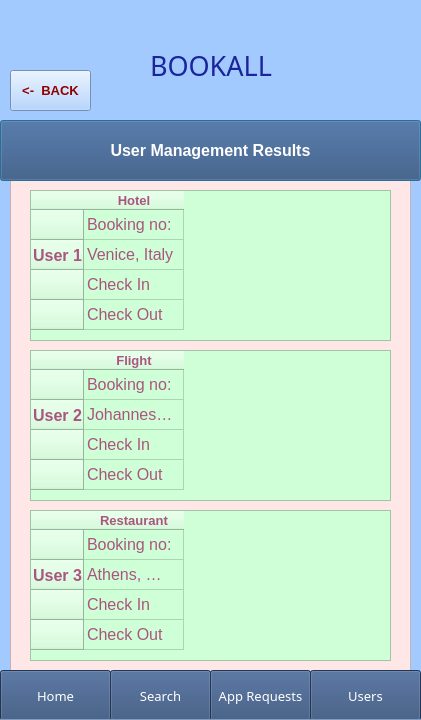
<?xml version="1.0" encoding="UTF-8"?>
<ui version="4.0">
 <class>Dialog</class>
 <widget class="QDialog" name="Dialog">
  <property name="geometry">
   <rect>
    <x>0</x>
    <y>0</y>
    <width>421</width>
    <height>720</height>
   </rect>
  </property>
  <property name="windowTitle">
   <string>Dialog</string>
  </property>
  <widget class="QScrollArea" name="scrollArea">
   <property name="geometry">
    <rect>
     <x>-1</x>
     <y>-1</y>
     <width>431</width>
     <height>721</height>
    </rect>
   </property>
   <property name="styleSheet">
    <string notr="true">background-color: rgb(162, 202, 255);
color: rgb(27, 36, 156);</string>
   </property>
   <property name="widgetResizable">
    <bool>true</bool>
   </property>
   <widget class="QWidget" name="scrollAreaWidgetContents">
    <property name="geometry">
     <rect>
      <x>0</x>
      <y>0</y>
      <width>429</width>
      <height>719</height>
     </rect>
    </property>
    <widget class="QListWidget" name="listWidget">
     <property name="geometry">
      <rect>
       <x>10</x>
       <y>140</y>
       <width>401</width>
       <height>571</height>
      </rect>
     </property>
     <property name="styleSheet">
      <string notr="true">background-color: rgb(255, 231, 231);</string>
     </property>
    </widget>
    <widget class="QLabel" name="BOOKALL_3">
     <property name="geometry">
      <rect>
       <x>150</x>
       <y>40</y>
       <width>171</width>
       <height>51</height>
      </rect>
     </property>
     <property name="font">
      <font>
       <family>Forte</family>
       <pointsize>20</pointsize>
       <weight>50</weight>
       <bold>false</bold>
      </font>
     </property>
     <property name="styleSheet">
      <string notr="true">background-color: rgb(162, 202, 255);
color: rgb(27, 36, 156);

</string>
     </property>
     <property name="text">
      <string>BOOKALL</string>
     </property>
    </widget>
    <widget class="QPushButton" name="Ptiseis_4">
     <property name="geometry">
      <rect>
       <x>0</x>
       <y>120</y>
       <width>421</width>
       <height>61</height>
      </rect>
     </property>
     <property name="font">
      <font>
       <pointsize>12</pointsize>
       <weight>75</weight>
       <bold>true</bold>
      </font>
     </property>
     <property name="styleSheet">
      <string notr="true">background-color: rgb(0, 170, 255);
background-color: rgb(48, 76, 118);
color: rgb(255, 255, 255);</string>
     </property>
     <property name="text">
      <string>User Management Results</string>
     </property>
    </widget>
    <widget class="QPushButton" name="pushButton_3">
     <property name="geometry">
      <rect>
       <x>10</x>
       <y>70</y>
       <width>81</width>
       <height>41</height>
      </rect>
     </property>
     <property name="font">
      <font>
       <pointsize>10</pointsize>
       <weight>75</weight>
       <bold>true</bold>
      </font>
     </property>
     <property name="styleSheet">
      <string notr="true">color: rgb(144, 0, 0);</string>
     </property>
     <property name="text">
      <string>&lt;-  BACK</string>
     </property>
    </widget>
    <widget class="QPushButton" name="HomeScreenButton">
     <property name="geometry">
      <rect>
       <x>0</x>
       <y>670</y>
       <width>111</width>
       <height>51</height>
      </rect>
     </property>
     <property name="font">
      <font>
       <family>Arial Rounded MT Bold</family>
       <pointsize>10</pointsize>
       <weight>50</weight>
       <bold>false</bold>
      </font>
     </property>
     <property name="styleSheet">
      <string notr="true">background-color: rgb(0, 170, 255);
background-color: rgb(48, 76, 118);
color: rgb(255, 255, 255);</string>
     </property>
     <property name="text">
      <string>Home</string>
     </property>
     <property name="default">
      <bool>false</bool>
     </property>
     <property name="flat">
      <bool>false</bool>
     </property>
    </widget>
    <widget class="QPushButton" name="FavoritesButton">
     <property name="geometry">
      <rect>
       <x>210</x>
       <y>670</y>
       <width>101</width>
       <height>51</height>
      </rect>
     </property>
     <property name="font">
      <font>
       <family>Arial Rounded MT Bold</family>
       <pointsize>10</pointsize>
       <weight>50</weight>
       <bold>false</bold>
      </font>
     </property>
     <property name="styleSheet">
      <string notr="true">background-color: rgb(0, 170, 255);
background-color: rgb(48, 76, 118);
color: rgb(255, 255, 255);</string>
     </property>
     <property name="text">
      <string>App Requests</string>
     </property>
     <property name="default">
      <bool>false</bool>
     </property>
     <property name="flat">
      <bool>false</bool>
     </property>
    </widget>
    <widget class="QPushButton" name="SearchButton">
     <property name="geometry">
      <rect>
       <x>110</x>
       <y>670</y>
       <width>101</width>
       <height>51</height>
      </rect>
     </property>
     <property name="font">
      <font>
       <family>Arial Rounded MT Bold</family>
       <pointsize>10</pointsize>
       <weight>50</weight>
       <bold>false</bold>
      </font>
     </property>
     <property name="styleSheet">
      <string notr="true">background-color: rgb(0, 170, 255);
background-color: rgb(48, 76, 118);
color: rgb(255, 255, 255);</string>
     </property>
     <property name="text">
      <string>Search</string>
     </property>
     <property name="default">
      <bool>false</bool>
     </property>
     <property name="flat">
      <bool>false</bool>
     </property>
    </widget>
    <widget class="QPushButton" name="ProfileButton">
     <property name="geometry">
      <rect>
       <x>310</x>
       <y>670</y>
       <width>111</width>
       <height>51</height>
      </rect>
     </property>
     <property name="font">
      <font>
       <family>Arial Rounded MT Bold</family>
       <pointsize>10</pointsize>
       <weight>50</weight>
       <bold>false</bold>
      </font>
     </property>
     <property name="styleSheet">
      <string notr="true">background-color: rgb(0, 170, 255);
background-color: rgb(48, 76, 118);
color: rgb(255, 255, 255);</string>
     </property>
     <property name="text">
      <string>Users</string>
     </property>
     <property name="default">
      <bool>false</bool>
     </property>
     <property name="flat">
      <bool>false</bool>
     </property>
    </widget>
    <widget class="QTableWidget" name="tableWidget">
     <property name="geometry">
      <rect>
       <x>30</x>
       <y>190</y>
       <width>361</width>
       <height>151</height>
      </rect>
     </property>
     <property name="maximumSize">
      <size>
       <width>371</width>
       <height>471</height>
      </size>
     </property>
     <property name="font">
      <font>
       <pointsize>12</pointsize>
      </font>
     </property>
     <property name="styleSheet">
      <string notr="true">background-color: rgb(207, 255, 214);
color: rgb(170, 85, 127);</string>
     </property>
     <row>
      <property name="text">
       <string/>
      </property>
     </row>
     <row>
      <property name="text">
       <string>User 1</string>
      </property>
      <property name="font">
       <font>
        <pointsize>12</pointsize>
        <weight>75</weight>
        <bold>true</bold>
       </font>
      </property>
      <property name="textAlignment">
       <set>AlignCenter</set>
      </property>
     </row>
     <row>
      <property name="text">
       <string/>
      </property>
     </row>
     <row>
      <property name="text">
       <string/>
      </property>
     </row>
     <column>
      <property name="text">
       <string>Hotel</string>
      </property>
      <property name="font">
       <font>
        <pointsize>10</pointsize>
        <weight>75</weight>
        <bold>true</bold>
       </font>
      </property>
     </column>
     <item row="0" column="0">
      <property name="text">
       <string>Booking no:</string>
      </property>
     </item>
     <item row="1" column="0">
      <property name="text">
       <string>Venice, Italy</string>
      </property>
     </item>
     <item row="2" column="0">
      <property name="text">
       <string>Check In </string>
      </property>
     </item>
     <item row="3" column="0">
      <property name="text">
       <string>Check Out</string>
      </property>
     </item>
    </widget>
    <widget class="QTableWidget" name="tableWidget2">
     <property name="geometry">
      <rect>
       <x>30</x>
       <y>350</y>
       <width>361</width>
       <height>151</height>
      </rect>
     </property>
     <property name="maximumSize">
      <size>
       <width>371</width>
       <height>471</height>
      </size>
     </property>
     <property name="font">
      <font>
       <pointsize>12</pointsize>
      </font>
     </property>
     <property name="styleSheet">
      <string notr="true">background-color: rgb(207, 255, 214);
color: rgb(170, 85, 127);</string>
     </property>
     <row>
      <property name="text">
       <string/>
      </property>
     </row>
     <row>
      <property name="text">
       <string>User 2</string>
      </property>
      <property name="font">
       <font>
        <pointsize>12</pointsize>
        <weight>75</weight>
        <bold>true</bold>
       </font>
      </property>
      <property name="textAlignment">
       <set>AlignCenter</set>
      </property>
     </row>
     <row>
      <property name="text">
       <string/>
      </property>
     </row>
     <row>
      <property name="text">
       <string/>
      </property>
     </row>
     <column>
      <property name="text">
       <string>Flight</string>
      </property>
      <property name="font">
       <font>
        <pointsize>10</pointsize>
        <weight>75</weight>
        <bold>true</bold>
       </font>
      </property>
     </column>
     <item row="0" column="0">
      <property name="text">
       <string>Booking no:</string>
      </property>
     </item>
     <item row="1" column="0">
      <property name="text">
       <string>Johannesburg, South Africa</string>
      </property>
     </item>
     <item row="2" column="0">
      <property name="text">
       <string>Check In</string>
      </property>
     </item>
     <item row="3" column="0">
      <property name="text">
       <string>Check Out</string>
      </property>
     </item>
    </widget>
    <widget class="QTableWidget" name="tableWidget3">
     <property name="geometry">
      <rect>
       <x>30</x>
       <y>510</y>
       <width>361</width>
       <height>151</height>
      </rect>
     </property>
     <property name="maximumSize">
      <size>
       <width>371</width>
       <height>471</height>
      </size>
     </property>
     <property name="font">
      <font>
       <pointsize>12</pointsize>
      </font>
     </property>
     <property name="styleSheet">
      <string notr="true">background-color: rgb(207, 255, 214);
color: rgb(170, 85, 127);</string>
     </property>
     <row>
      <property name="text">
       <string/>
      </property>
     </row>
     <row>
      <property name="text">
       <string>User 3</string>
      </property>
      <property name="font">
       <font>
        <pointsize>12</pointsize>
        <weight>75</weight>
        <bold>true</bold>
       </font>
      </property>
      <property name="textAlignment">
       <set>AlignCenter</set>
      </property>
     </row>
     <row>
      <property name="text">
       <string/>
      </property>
     </row>
     <row>
      <property name="text">
       <string/>
      </property>
     </row>
     <column>
      <property name="text">
       <string>Restaurant</string>
      </property>
      <property name="font">
       <font>
        <pointsize>10</pointsize>
        <weight>75</weight>
        <bold>true</bold>
       </font>
      </property>
     </column>
     <item row="0" column="0">
      <property name="text">
       <string>Booking no:</string>
      </property>
     </item>
     <item row="1" column="0">
      <property name="text">
       <string>Athens, Greece</string>
      </property>
     </item>
     <item row="2" column="0">
      <property name="text">
       <string>Check In</string>
      </property>
     </item>
     <item row="3" column="0">
      <property name="text">
       <string>Check Out</string>
      </property>
     </item>
    </widget>
    <zorder>listWidget</zorder>
    <zorder>ProfileButton</zorder>
    <zorder>BOOKALL_3</zorder>
    <zorder>Ptiseis_4</zorder>
    <zorder>pushButton_3</zorder>
    <zorder>FavoritesButton</zorder>
    <zorder>SearchButton</zorder>
    <zorder>HomeScreenButton</zorder>
    <zorder>tableWidget</zorder>
    <zorder>tableWidget2</zorder>
    <zorder>tableWidget3</zorder>
   </widget>
  </widget>
 </widget>
 <resources/>
 <connections/>
</ui>
